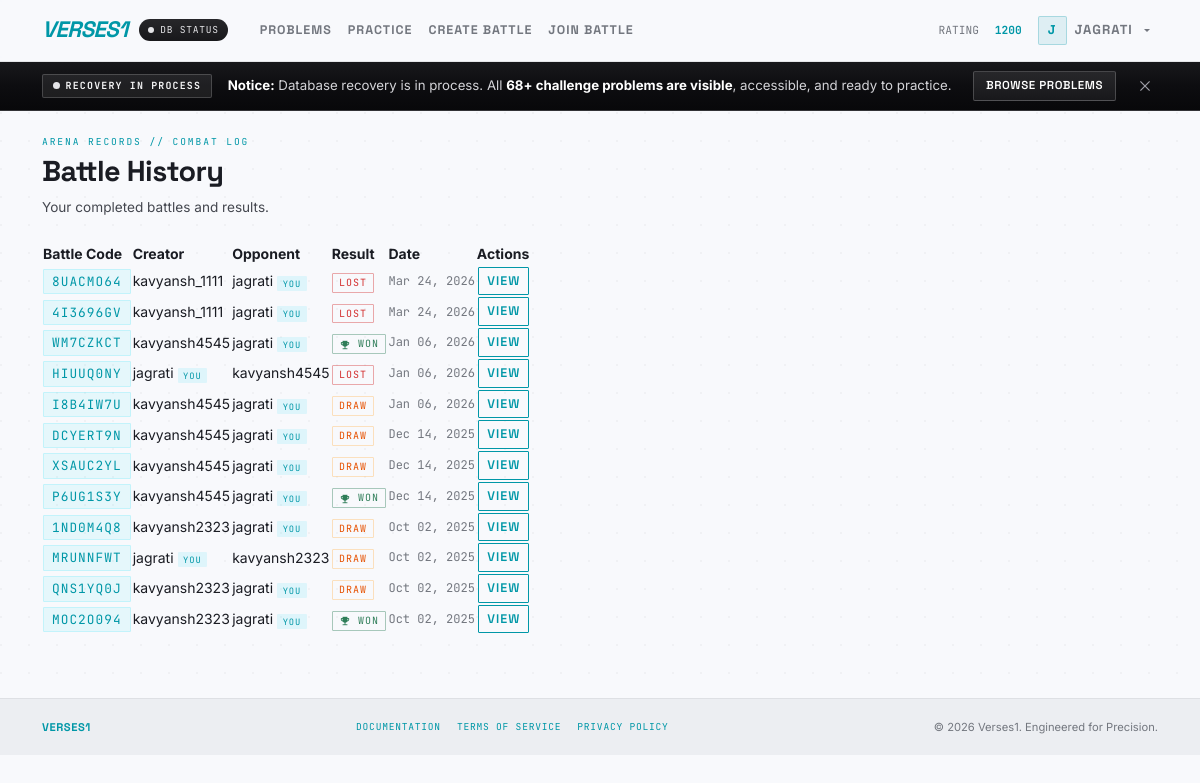
Before: /battles/history/ (signed in) with the older database file.
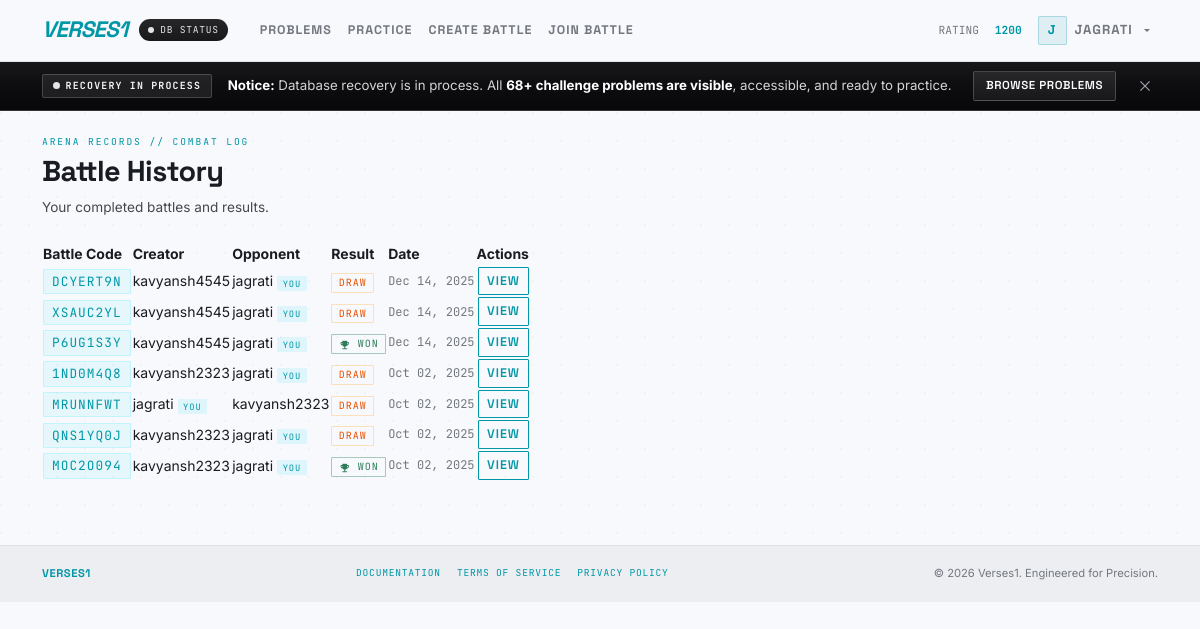
After: the same page with the newer database file.
### battles/models.py (models this page shows, shortened)
class UserStats(models.Model):
    user = models.OneToOneField(User, on_delete=models.CASCADE, related_name='stats')
    battles_played = models.IntegerField(default=0)
    battles_won = models.IntegerField(default=0)
    battles_lost = models.IntegerField(default=0)
    battles_drawn = models.IntegerField(default=0)
    problems_solved = models.IntegerField(default=0)
    easy_solved = models.IntegerField(default=0)
    medium_solved = models.IntegerField(default=0)
    hard_solved = models.IntegerField(default=0)
    rating = models.IntegerField(default=1200)
    updated_at = models.DateTimeField(auto_now=True)

class Battle(models.Model):
    battle_code = models.CharField(max_length=8, unique=True, default=generate_battle_code)
    problem = models.ForeignKey(ProblemStatement, on_delete=models.CASCADE, related_name='battles', null=True, blank=True)
    creator = models.ForeignKey(User, on_delete=models.CASCADE, related_name='created_battles')
    opponent = models.ForeignKey(User, on_delete=models.CASCADE, related_name='joined_battles', null=True, blank=True)
    created_at = models.DateTimeField(auto_now_add=True)
    is_completed = models.BooleanField(default=False)
    winner = models.ForeignKey(User, on_delete=models.SET_NULL, null=True, blank=True, related_name='won_battles')
    class Meta:
        indexes = [
            models.Index(fields=['is_completed', 'created_at'], name='bat_complete_created_idx'),
            models.Index(fields=['creator', 'is_completed'], name='bat_creator_complete_idx'),
            models.Index(fields=['opponent', 'is_completed'], name='bat_opponent_complete_idx'),
        ]

### battles/views.py (the view)
# urls.py: path('battles/history/', views.battle_history, name='battle_history'),
@login_required
def battle_history(request):
    user_battles = Battle.objects.filter(is_completed=True).filter(
        models.Q(creator=request.user) | models.Q(opponent=request.user)
    ).select_related('creator', 'opponent', 'problem', 'battleresult').order_by('-created_at')
    page_obj, query_string = _paginate(request, user_battles, per_page=12)
    battle_rows = []
    for b in page_obj:
        res = getattr(b, 'battleresult', None)
        battle_rows.append({'battle': b, 'result': res})
    return render(request, 'battles/battle_history.html', {
        'battle_rows': battle_rows,
        'page_obj': page_obj,
        'query_string': query_string,
    })

### battles/views.py (called while the page is built)
def _querystring_without_page(request):
    params = request.GET.copy()
    params.pop('page', None)
    return urlencode(params, doseq=True)

def _paginate(request, queryset, per_page=12):
    paginator = Paginator(queryset, per_page)
    page_obj = paginator.get_page(request.GET.get('page'))
    return page_obj, _querystring_without_page(request)

### battles/templates/battles/battle_history.html (shortened to what this page needs)
{% extends "base.html" %}
{% block content %}
<div class="history-header">
    <div class="eyebrow">Arena Records // Combat Log</div>
    <h2>Battle History</h2>
    <p>Your completed battles and results.</p>
</div>
{% if battle_rows %}
<div class="problems-table" id="historyTable">
    <table>
        <thead>
            <tr>
                <th>Battle Code</th>
                <th>Creator</th>
                <th>Opponent</th>
                <th>Result</th>
                <th>Date</th>
                <th class="text-end">Actions</th>
            </tr>
        </thead>
        <tbody>
            {% for row in battle_rows %}
            <tr>
                <td><span class="battle-code">{{ row.battle.battle_code }}</span></td>
                <td>
                    {{ row.battle.creator.username }}
                    {% if row.battle.creator == user %}<span class="you-badge">You</span>{% endif %}
                </td>
                <td>
                    {{ row.battle.opponent.username }}
                    {% if row.battle.opponent == user %}<span class="you-badge">You</span>{% endif %}
                </td>
                <td>
                    {% if row.result %}
                        {% if row.result.is_draw %}
                            <span class="chip draw">Draw</span>
                        {% elif row.battle.winner == user %}
                            <span class="chip win">
                                <span class="material-symbols-outlined" style="font-size:12px;font-variation-settings:'FILL' 1;">emoji_events</span>
                                Won
                            </span>
                        {% else %}
                            <span class="chip lost">Lost</span>
                        {% endif %}
                    {% else %}
                        <span class="chip" style="color:var(--outline);">In Progress</span>
                    {% endif %}
                </td>
                <td style="font-family:'JetBrains Mono',monospace;font-size:0.75rem;color:var(--outline);">{{ row.battle.created_at|date:"M d, Y" }}</td>
                <td class="text-end">
                    <a href="{% url 'battle_result' row.battle.id %}" class="btn btn-sm btn-outline-primary">View</a>
                </td>
            </tr>
            {% endfor %}
        </tbody>
    </table>
</div>
{% endif %}
{% endblock %}

### battles/templates/base.html (shortened to what this page needs)
<!DOCTYPE html>
{% load static %}
<html lang="en" data-theme="light">
<head>
    <link href="https://cdn.jsdelivr.net/npm/bootstrap@5.3.2/dist/css/bootstrap.min.css" rel="stylesheet">
    <link href="{% static 'battles/css/site.css' %}" rel="stylesheet">
</head>
<body>
    <header class="top-shell">
        <nav class="navbar navbar-expand-lg py-2">
            <div class="container">
                <div class="d-flex align-items-center">
                    <a class="brand" href="{% url 'home' %}">VERSES1</a>
                    <button type="button" class="badge-status-pill d-none d-md-inline-flex border-0" id="reopenNoticeBtn" title="Click to view DB maintenance status" style="cursor:pointer;">
                        <span class="status-dot-amber"></span> DB Status
                    </button>
                </div>
                <div class="collapse navbar-collapse" id="navbarNav">
                    <ul class="navbar-nav me-auto ms-4">
                        <li class="nav-item"><a class="nav-link" href="{% url 'problem_list' %}">Problems</a></li>
                        <li class="nav-item"><a class="nav-link" href="{% url 'practice' %}">Practice</a></li>
                        {% if user.is_authenticated %}
                            <li class="nav-item"><a class="nav-link" href="{% url 'create_battle' %}">Create Battle</a></li>
                            <li class="nav-item"><a class="nav-link" href="{% url 'join_battle' %}">Join Battle</a></li>
                        {% endif %}
                    </ul>
                    <ul class="navbar-nav align-items-center gap-2">
                        {% if user.is_authenticated %}
                        <li class="nav-item d-none d-lg-flex">
                            <div class="d-flex align-items-center gap-3" style="font-family:'JetBrains Mono',monospace; font-size:0.7rem;">
                                <span style="color:var(--outline);">RATING</span>
                                <span style="color:var(--primary);font-weight:700;">{{ user.stats.rating|default:"1200" }}</span>
                            </div>
                        </li>
                        <li class="nav-item dropdown">
                            <a class="nav-link dropdown-toggle d-flex align-items-center gap-2" href="#" role="button" data-bs-toggle="dropdown" aria-expanded="false">
                                <span class="user-chip">{{ user.username|slice:":1" }}</span>
                                <span style="font-size:0.82rem;">{{ user.username }}</span>
                            </a>
                        </li>
                        {% else %}
                        <li class="nav-item"><a class="nav-link" href="{% url 'login' %}">Sign In</a></li>
                        <li class="nav-item"><a class="btn btn-primary btn-sm" href="{% url 'register' %}">Join The Crucible</a></li>
                        {% endif %}
                    </ul>
                </div>
            </div>
        </nav>
    </header>
    <div id="serviceNoticeBanner" class="service-notice-banner" role="alert" style="display:none;">
        <div class="container">
            <div class="notice-inner d-flex align-items-center justify-content-between flex-wrap gap-3 py-2">
                <div class="d-flex align-items-center gap-3">
                    <span class="notice-pulse-badge">
                        <span class="pulse-dot"></span>
                        RECOVERY IN PROCESS
                    </span>
                    <div class="notice-message">
                        <strong>Notice:</strong> Database recovery is in process. All <strong>68+ challenge problems are visible</strong>, accessible, and ready to practice.
                    </div>
                </div>
                <div class="d-flex align-items-center gap-2 notice-actions">
                    <a href="{% url 'problem_list' %}" class="btn-notice-dark">Browse Problems</a>
                    <button type="button" class="btn-notice-dismiss ms-2" id="dismissNoticeBtn" title="Dismiss notice" aria-label="Dismiss notice">
                        <span class="material-symbols-outlined" style="font-size:18px;">close</span>
                    </button>
                </div>
            </div>
        </div>
    </div>
    <div class="main-content" style="padding:1.5rem 0 2rem;">
        <div class="container">
            {% block content %}{% endblock %}
        </div>
    </div>
    <footer class="footer text-center">
        <div class="container d-flex justify-content-between align-items-center flex-wrap gap-2" style="font-size:0.7rem;">
            <div class="font-headline fw-bold" style="color:var(--primary);letter-spacing:0.05em;">VERSES1</div>
            <div class="d-flex gap-3" style="font-family:'JetBrains Mono',monospace;letter-spacing:0.08em;text-transform:uppercase;font-size:0.6rem;">
                <span>Documentation</span>
                <span>Terms of Service</span>
                <span>Privacy Policy</span>
            </div>
            <div style="color:var(--outline);">&copy; 2026 Verses1. Engineered for Precision.</div>
        </div>
    </footer>
</body>
</html>

### battles/templates/battles/battle_history.html (style rules this page uses)
html { scroll-behavior: smooth; }
.history-header { margin-bottom: 1.5rem; }
.history-header .eyebrow { font-family: 'JetBrains Mono', monospace; font-size: 0.6rem; color: var(--primary); text-transform: uppercase; letter-spacing: 0.2em; margin-bottom: 0.3rem; }
.history-header h2 { font-family: 'Space Grotesk', sans-serif; font-size: 1.8rem; font-weight: 800; }
.history-header p { color: var(--on-surface-variant); font-size: 0.85rem; }
.battle-code { font-family: 'JetBrains Mono', monospace; font-size: 0.8rem; color: var(--primary); padding: 0.2rem 0.5rem; background: rgba(0, 218, 243, 0.08); border: 1px solid rgba(0, 218, 243, 0.15); border-radius: 1px; letter-spacing: 0.08em; }
.you-badge { font-family: 'JetBrains Mono', monospace; font-size: 0.55rem; background: rgba(0, 218, 243, 0.1); color: var(--primary); padding: 0.1rem 0.35rem; border-radius: 1px; text-transform: uppercase; letter-spacing: 0.1em; }

### battles/templates/base.html (style rules this page uses)
.material-symbols-outlined { font-variation-settings: 'FILL' 0, 'wght' 300, 'GRAD' 0, 'opsz' 24; vertical-align: middle; font-size: 20px; }
.service-notice-banner { background: linear-gradient(180deg, #18181b 0%, #0d0d10 50%, #08080a 100%); border-bottom: 1px solid rgba(255, 255, 255, 0.12); backdrop-filter: blur(10px); position: relative; z-index: 100; }
.notice-inner { min-height: 48px; }
.notice-pulse-badge { display: inline-flex; align-items: center; gap: 6px; background: rgba(255, 255, 255, 0.08); border: 1px solid rgba(255, 255, 255, 0.18); color: #f4f4f5; font-family: 'JetBrains Mono', monospace; font-size: 0.62rem; font-weight: 700; letter-spacing: 0.12em; padding: 0.22rem 0.6rem; border-radius: 2px; white-space: nowrap; }
.pulse-dot { width: 7px; height: 7px; background-color: #e4e4e7; border-radius: 50%; animation: notice-pulse 1.4s ease-in-out infinite; }
.notice-message { font-size: 0.83rem; color: #d4d4d8; line-height: 1.45; }
.notice-message strong { color: #ffffff; }
.btn-notice-dark { border: 1px solid rgba(255, 255, 255, 0.2); background: linear-gradient(180deg, #27272a 0%, #18181b 100%); color: #ffffff; font-size: 0.72rem; padding: 0.3rem 0.75rem; border-radius: 2px; font-family: 'Space Grotesk', sans-serif; font-weight: 600; text-transform: uppercase; letter-spacing: 0.05em; text-decoration: none; transition: all 0.2s ease; white-space: nowrap; }
.btn-notice-dismiss { background: transparent; border: none; color: #a1a1aa; cursor: pointer; padding: 0.25rem; display: inline-flex; align-items: center; justify-content: center; border-radius: 2px; transition: color 0.2s, background 0.2s; }
.badge-status-pill { display: inline-flex; align-items: center; gap: 6px; font-family: 'JetBrains Mono', monospace; font-size: 0.6rem; letter-spacing: 0.08em; text-transform: uppercase; background: linear-gradient(180deg, #27272a 0%, #18181b 100%); border: 1px solid rgba(255, 255, 255, 0.15); color: #e4e4e7; padding: 0.22rem 0.55rem; border-radius: 12px; margin-left: 0.75rem; text-decoration: none; transition: all 0.2s ease; }
.status-dot-amber { width: 6px; height: 6px; border-radius: 50%; background: #e4e4e7; }

Changed rows visible on the page:
removed Battle: battle.battle_code "8UACMO64", battle.creator.username "kavyansh_1111", battle.opponent.username "jagrati", shows "YOU", shows "LOST", battle.created_at "Mar 24, 2026"
removed Battle: battle.battle_code "4I3696GV", battle.creator.username "kavyansh_1111", battle.opponent.username "jagrati", shows "YOU", shows "LOST", battle.created_at "Mar 24, 2026"
removed Battle: battle.battle_code "WM7CZKCT", battle.creator.username "kavyansh4545", battle.opponent.username "jagrati", shows "YOU", shows "WON", battle.created_at "Jan 06, 2026"
removed Battle: battle.battle_code "HIUUQ0NY", battle.creator.username "jagrati", shows "YOU", battle.opponent.username "kavyansh4545", shows "LOST", battle.created_at "Jan 06, 2026"
removed Battle: battle.battle_code "I8B4IW7U", battle.creator.username "kavyansh4545", battle.opponent.username "jagrati", shows "YOU", shows "DRAW", battle.created_at "Jan 06, 2026"
